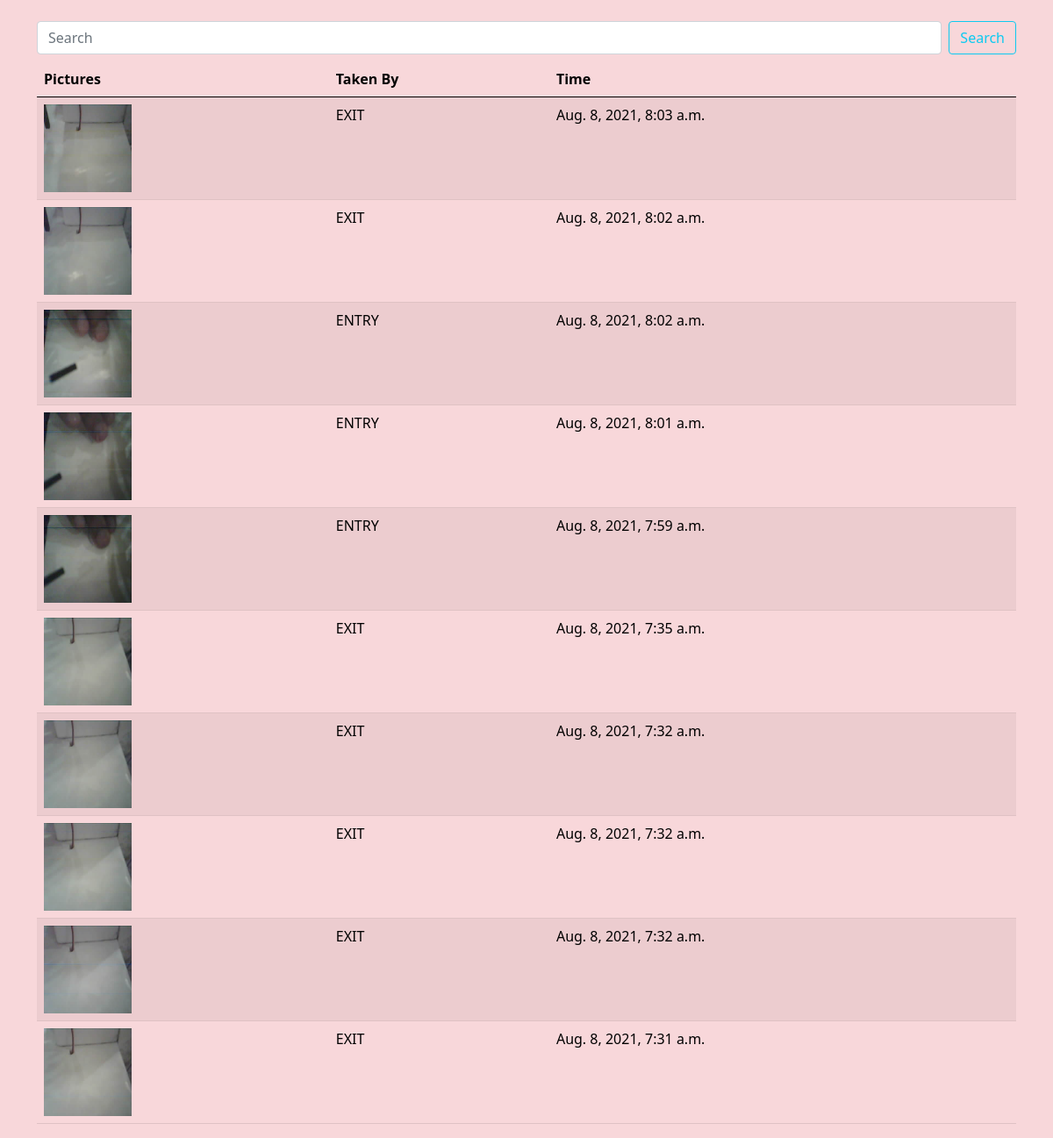
The page /smartpark/home on the database its author committed.
### SmartPark/models.py (models this page shows)
class parking(models.Model):
    cam_name = models.CharField(max_length=255)
    image = models.ImageField(upload_to='parking_images',blank=True)
    date  = models.DateTimeField(auto_now_add=True)

### SmartPark/views.py (the view)
# urls.py: url(r'home',views.home,name='home'),
def home(request):
    Data = parking.objects.all().order_by('-date')[:10]
    context={'Data':Data}
    return render(request,'parking.html',context)

### SmartPark/templates/parking.html (shortened to what this page needs)
<!DOCTYPE html>
<html lang="en">
<head>
  {% load staticfiles %}
  <link rel="stylesheet" type="text/css" href="{% static '/CRD_STATIC/css/bootstrap.min.css' %}">
</head>
<br/>
<body style="background-color:#f8d7da;">
<div class="table-responsive">
	<div class="container">
		<form class="d-flex" method="get" action="/CRD/search/">
			<input class="form-control me-2" href="/CRD/search/" type="search" name="q" placeholder="Search" aria-label="Search">
			<button class="btn btn-outline-info " type="submit">Search</button>
		</form>
  <table class="table table-danger table-striped">
    <thead>
      <tr>
        <th>Pictures</th>
        <th>Taken By</th>
        <th>Time</th>
      </tr>
    </thead>
    <tbody>
	{% for data in Data %}
      <tr onclick="window.location='/smartpark/parking/{{data.id}}';" >
        <td><img src="/smartpark/media/{{data.image}}" alt="" height=100 width=100></td>
        <td>{{data.cam_name}}</td>
        <td>{{data.date}}</td>
      </tr>
      {% endfor %}
    </tbody>
  </table>
  </div>
</div>
</body>
</html>

### rows shown on the page
parking: image (picture), cam_name "EXIT", date "Aug. 8, 2021, 8:03 a.m."
parking: image (picture), cam_name "EXIT", date "Aug. 8, 2021, 8:02 a.m."
parking: image (picture), cam_name "ENTRY", date "Aug. 8, 2021, 8:02 a.m."
parking: image (picture), cam_name "ENTRY", date "Aug. 8, 2021, 8:01 a.m."
parking: image (picture), cam_name "ENTRY", date "Aug. 8, 2021, 7:59 a.m."
parking: image (picture), cam_name "EXIT", date "Aug. 8, 2021, 7:35 a.m."
parking: image (picture), cam_name "EXIT", date "Aug. 8, 2021, 7:32 a.m."
parking: image (picture), cam_name "EXIT", date "Aug. 8, 2021, 7:32 a.m."
parking: image (picture), cam_name "EXIT", date "Aug. 8, 2021, 7:32 a.m."
parking: image (picture), cam_name "EXIT", date "Aug. 8, 2021, 7:31 a.m."
